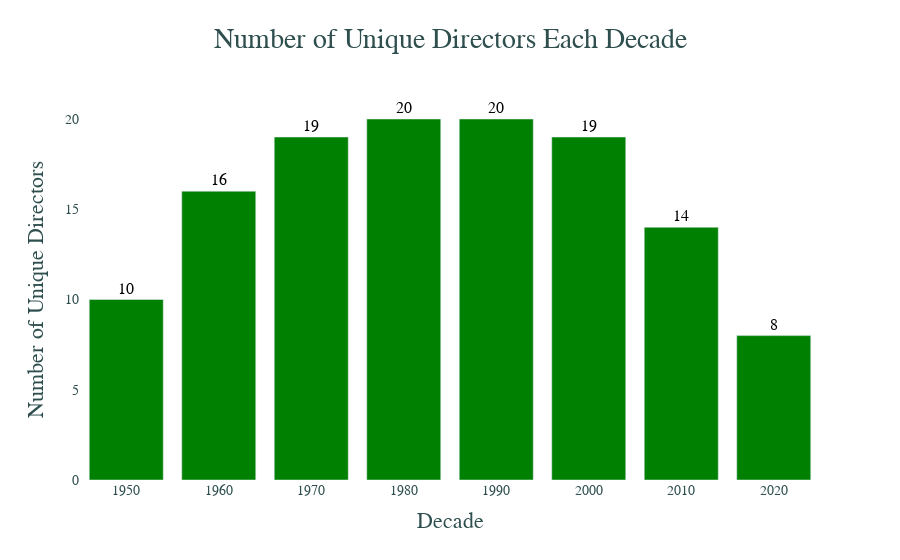

The notebook cell this image was saved under:
### Code cell
# Create a Plotly bar chart for unique directors per decade
data_directors_per_decade = go.Bar(
    x=decade_stats.index,
    y=decade_stats['Unique Directors'],
    marker=dict(color='green'),
    text=decade_stats['Unique Directors'],
    textposition='outside',  # Place text outside the bars for better visibility
)

layout_directors_per_decade = go.Layout(
    title='Number of Unique Directors Each Decade',
    xaxis=dict(title='Decade'),
    yaxis=dict(title='Number of Unique Directors'),
    height=800,
)

fig_directors_per_decade = go.Figure(data=[data_directors_per_decade], layout=layout_directors_per_decade)

# Update layout for aesthetic improvements
fig_directors_per_decade.update_traces(textfont_size=16, textfont_color='black', insidetextanchor='start')  # Increase text font size and set color
fig_directors_per_decade.update_layout(plot_bgcolor='rgba(255, 255, 255, 0.9)',  # Lighter transparent plot background
                                       paper_bgcolor='rgba(255, 255, 255, 0.9)',  # Lighter transparent paper background
                                       font=dict(family="Arial, sans-serif", size=18, color='darkslategray'),  # Font settings
                                       title=dict(x=0.5, y=0.95, font=dict(size=28)),  # Title position and style
                                       xaxis=dict(tickfont=dict(size=14)),  # X-axis tick font size
                                       yaxis=dict(tickfont=dict(size=14)),  # Y-axis tick font size
                                       )

# Display plot
fig_directors_per_decade.show()

### Figure 1 — Plotly figure (JSON) as saved in the notebook; plotly's stock layout.template omitted (floating-point values rounded to 4 significant figures)
{"data": [{"insidetextanchor": "start", "marker": {"color": "green"}, "text": [10, 16, 19, 20, 20, 19, 14, 8], "textfont": {"color": "black", "size": 16}, "textposition": "outside", "type": "bar", "x": [1950, 1960, 1970, 1980, 1990, 2000, 2010, 2020], "y": [10, 16, 19, 20, 20, 19, 14, 8]}], "layout": {"autosize": true, "font": {"color": "darkslategray", "family": "Arial, sans-serif", "size": 18}, "paper_bgcolor": "rgba(255, 255, 255, 0.9)", "plot_bgcolor": "rgba(255, 255, 255, 0.9)", "title": {"font": {"size": 28}, "text": "Number of Unique Directors Each Decade", "x": 0.5, "y": 0.95}, "xaxis": {"autorange": true, "range": [1945, 2025], "tickfont": {"size": 14}, "title": {"text": "Decade"}, "type": "linear"}, "yaxis": {"autorange": true, "range": [0, 21.05], "tickfont": {"size": 14}, "title": {"text": "Number of Unique Directors"}, "type": "linear"}}}
